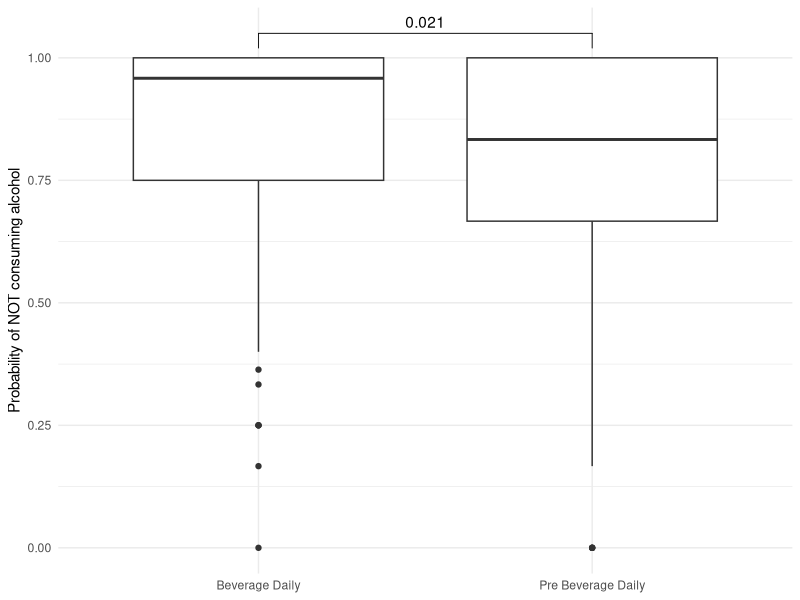

Write the R code that produced this figure.
## ---- chunk 1

library(tidyverse)
library(readr)
library(rstatix)
library(ggpubr)
library(lme4)
library(lmerTest)
library(knitr)

options(digits = 2)

data <- read_csv("Study Data.csv") %>% 
  rename(id = `Participant ID`, day = `Study Day`)

head(data)


## ---- chunk 2
# 1 and 0 instead of 2 and 1 for "no" and "yes" answers respectively
daily_alc <- data %>% 
  drop_na() %>% 
  filter(`Question Name` == "daily_alc") %>% 
  mutate(Value = ifelse(Value == 2, 1, 0),
         bev = as_factor(ifelse(Battery == "Beverage Daily", 1, 0)))

daily_alc_stats <- daily_alc %>% 
  group_by(Battery) %>% 
  get_summary_stats(Value, show = c("n", "mean", "sd", "se", "ci"))

kable(daily_alc_stats)


## ---- chunk 3

daily_alc %>% 
  group_by(id, Battery) %>% 
  summarise(Value = mean(Value)) %>% 
  ggplot(aes(Battery, Value))+
  geom_boxplot()+
  geom_pwc(method = "t_test")+
  theme_minimal()+
  ylab("Probability of NOT consuming alcohol")+
  theme(axis.title.x = element_blank())

## ---- chunk 4


model1 <- lme4::glmer(factor(Value) ~ day + (1|id),
                     na.action = na.omit,
                     family = binomial(link = "logit"),
                     data = daily_alc)

summary(model1)



## ---- chunk 5
model2 <- lme4::glmer(factor(Value) ~ day + day*bev + (1|id),
                     na.action = na.omit,
                     family = binomial(link = "logit"),
                     data = daily_alc)

summary(model2)
## ---- chunk 6
